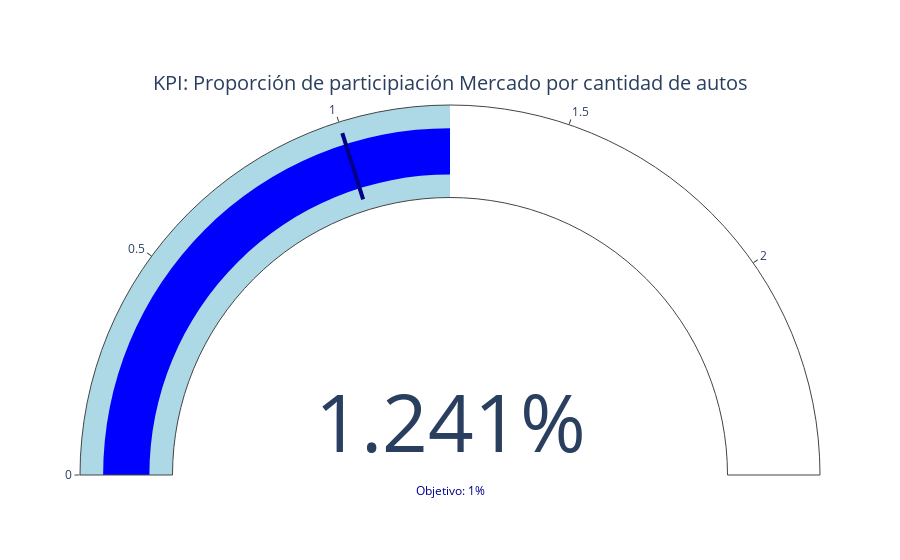

Write notebook code for a chart like this one.
### Code cell
# KPI: Proporción de participiación Mercado por cantidad de autos
# Datos
valor_actual = (cantidad_conv+cantidad_ve)/unique_vehicles*100  # Valor actual del KPI
rango_max = valor_actual * 2     # Valor máximo del rango
threshold_value = 1
# Crear el gráfico tipo gauge
fig = go.Figure(go.Indicator(
    mode="gauge+number",
    value=valor_actual,
    gauge={
        'axis': {'range': [0, rango_max]},
        'bar': {'color': "blue"},  # Color de la barra del indicador
        'steps': [
            {'range': [0, valor_actual], 'color': "lightblue"},  # Rango bajo
            {'range': [valor_actual, rango_max], 'color': "white"}  # Rango alto
        ],
        'threshold': {
            'line': {'color': "darkblue", 'width': 4},  # Línea del valor umbral
            'thickness': 0.75,
            'value': threshold_value
        }
    },
    number={'suffix': "%"},  
    title={'text': "KPI: Proporción de participiación Mercado por cantidad de autos"}  # Título del gráfico
))
# Agregar una anotación para mostrar el valor del threshold
fig.add_annotation(
    x=0.5,  # Posición horizontal en coordenadas del gráfico
    y=0,    # Posición vertical
    text=f"Objetivo: {threshold_value}%",  # Texto que se muestra
    showarrow=False,  # Sin flecha
    font=dict(size=12, color="darkblue"),  # Estilo del texto
    xanchor="center",
    yanchor="top")
# Mostrar el gráfico
fig.show()

### Figure 1 — Plotly figure (JSON) as saved in the notebook; plotly's stock layout.template omitted (floating-point values rounded to 4 significant figures)
{"data": [{"gauge": {"axis": {"range": [0, 2.482]}, "bar": {"color": "blue"}, "steps": [{"color": "lightblue", "range": [0, 1.241]}, {"color": "white", "range": [1.241, 2.482]}], "threshold": {"line": {"color": "darkblue", "width": 4}, "thickness": 0.75, "value": 1}}, "mode": "gauge+number", "number": {"suffix": "%"}, "title": {"text": "KPI: Proporción de participiación Mercado por cantidad de autos"}, "type": "indicator", "value": 1.241}], "layout": {"annotations": [{"font": {"color": "darkblue", "size": 12}, "showarrow": false, "text": "Objetivo: 1%", "x": 0.5, "xanchor": "center", "y": 0, "yanchor": "top"}]}}
